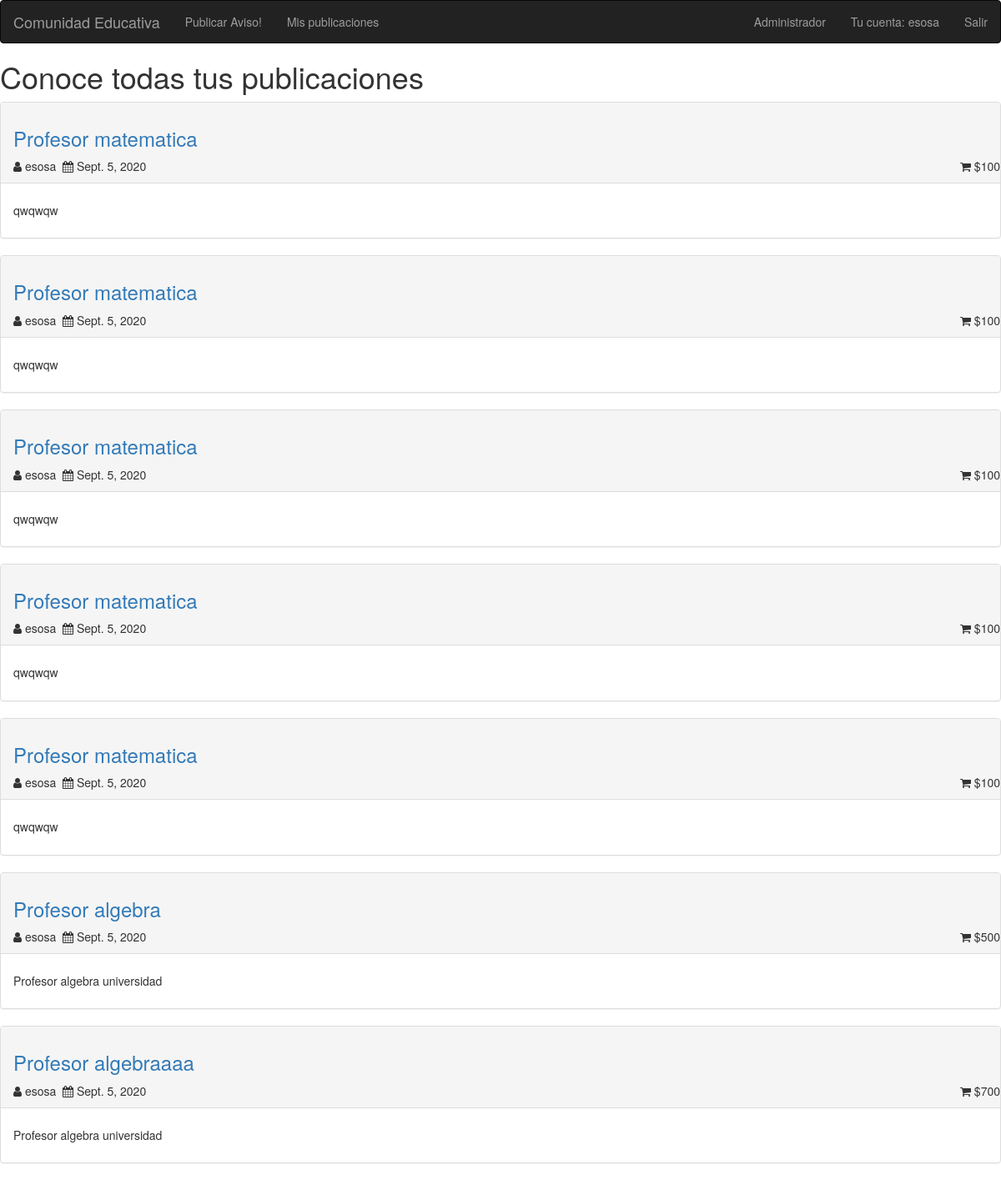
Screenshot of /mispublicaciones/ (signed in) with the database file from the repository.
### Sitio/models.py (models this page shows, shortened)
class Publicacion(models.Model):
    tipoPublicacion = (
        ('Primario', 'Primario'),
        ('Secundario','Secundario'),
        ('Universitarios','Universitarios'),
    )
    estadoPublicacion = (
        ('Publicado','Publicado'),
        ('Borrador','Borrador'),
        ('Denunciado','Denunciado'),
        ('Eliminado','Eliminado'),
    )
    idPublicacion = models.AutoField(primary_key= True)
    idUsuarioPublicacion = models.ForeignKey(settings.AUTH_USER_MODEL, on_delete=models.CASCADE)
    tituloPublicacion = models.CharField(blank=False, max_length = 50)
    tipoPublicacion = models.CharField(choices=tipoPublicacion, null=True, blank=True,max_length = 50)
    estadoPublicacion = models.CharField(choices=estadoPublicacion, null=True, blank=True,max_length = 50)
    Contenido = models.TextField(blank=False)
    precio = models.TextField(blank=False)
    FechaPublicacion = models.DateField(("Date"), auto_now=True, editable = False)
    FechaBajaPublicacion = models.DateField(default= None, editable = False,null = True)
    FechaModificacionPublicacion = models.DateField(default = None, editable = False, null = True)

### Sitio/views.py (the view)
# urls.py: url('mispublicaciones/', views.mispublicaciones, name='mispublicaciones'),
def mispublicaciones(request):
	_usuario = request.user.id
	mispublicaciones = Publicacion.objects.all().filter(idUsuarioPublicacion = _usuario)
	return render(request, 'mispublicaciones.html', {'mispublicaciones': mispublicaciones})

### templates/mispublicaciones.html (shortened to what this page needs)
{% extends 'base.html'%}
{% block content %}
<head>
</head>
<body>
	<div>
		<h1>Conoce todas tus publicaciones</h1>
	</div>
	<div>
			{% for publicaciones in mispublicaciones %}
			<div class="panel panel-default">
   			<div class="panel-heading"><a href="{% url 'verpublicacion' pk=publicaciones.idPublicacion %}"><h3>{{ publicaciones.tituloPublicacion }}</h3></a>
   				<ul class="nav navbar-nav navbar-left">
       				<li class="mseccion"><i class="fa fa-user"></i> {{ publicaciones.idUsuarioPublicacion.username }}
		            </li>
		            <li class="mseccion">&nbsp&nbsp</li>
		            <li class="mseccion"><i class="fa fa-calendar"></i> {{ publicaciones.FechaPublicacion }}</li>
		        </ul>
		        <ul class="nav navbar-nav navbar-right">
		            <li class="mseccion"><i class="fa fa-shopping-cart"></i> ${{ publicaciones.precio }}</li>
		        </ul>
		        <br>
	        </div>
           	<div class="panel-body">
            	<h5>{{ publicaciones.Contenido }}</h5>
            </div>
        </div>
			{% endfor %}
	</div>
</body>
{% endblock %}

### templates/base.html (shortened to what this page needs)
<html>
<head>
    <link rel="stylesheet" href="https://maxcdn.bootstrapcdn.com/bootstrap/3.3.7/css/bootstrap.min.css">
    <link rel="stylesheet" href="https://cdnjs.cloudflare.com/ajax/libs/font-awesome/4.7.0/css/font-awesome.min.css">
</head>
<body>
    <nav class="navbar navbar-inverse" role="navigation" >
        <a class="navbar-brand page-scroll" href="/portada">Comunidad Educativa</a>
        <div class="navbar-collapse collapse">
            <ul class="nav navbar-nav navbar-left">
                <li><a href="/nuevapublicacion" class="nav-link">Publicar Aviso!</a></li >
                {% if request.user.is_authenticated %}
                    <li><a href="/mispublicaciones/{{id}}" class="nav-link">Mis publicaciones</a></li>
                {% endif %}
            </ul>
            <ul class="nav navbar-nav navbar-right">
                {% if request.user.is_authenticated %}
                    {% if request.user.is_superuser%}
                        <li><a href="/admin/auth/user" class="nav-link">Administrador</a></li>
                        <li><a href="/editarusuario/" class="nav-link">Tu cuenta: {{request.user.username}}</a></li>
                    <li><a href="/logout/" class="nav-link">Salir</a></li>
                    {% else %}
                        <li><a href="/editarusuario/" class="nav-link">Tu cuenta: {{request.user.username}}</a></li>
                        <li><a href="/logout/" class="nav-link">Salir</a></li>
                    {% endif %}
                {% else %}
                    <li><a href="/login/" class="nav-link">Ingresar</a></li>
                    <li><a href="/registrar/" class="nav-link">Registrarse</a></li>
                {% endif %}
            </ul>
        </div>
    </nav>
    {% block content %}
    {% endblock %}
</body>
</html>

### rows the page displays
Publicacion: tituloPublicacion "Profesor matematica", idUsuarioPublicacion.username "esosa", FechaPublicacion "Sept. 5, 2020", precio "100", Contenido "qwqwqw"
Publicacion: tituloPublicacion "Profesor matematica", idUsuarioPublicacion.username "esosa", FechaPublicacion "Sept. 5, 2020", precio "100", Contenido "qwqwqw"
Publicacion: tituloPublicacion "Profesor matematica", idUsuarioPublicacion.username "esosa", FechaPublicacion "Sept. 5, 2020", precio "100", Contenido "qwqwqw"
Publicacion: tituloPublicacion "Profesor matematica", idUsuarioPublicacion.username "esosa", FechaPublicacion "Sept. 5, 2020", precio "100", Contenido "qwqwqw"
Publicacion: tituloPublicacion "Profesor matematica", idUsuarioPublicacion.username "esosa", FechaPublicacion "Sept. 5, 2020", precio "100", Contenido "qwqwqw"
Publicacion: tituloPublicacion "Profesor algebra", idUsuarioPublicacion.username "esosa", FechaPublicacion "Sept. 5, 2020", precio "500", Contenido "Profesor algebra universidad"
Publicacion: tituloPublicacion "Profesor algebraaaa", idUsuarioPublicacion.username "esosa", FechaPublicacion "Sept. 5, 2020", precio "700", Contenido "Profesor algebra universidad"

### other values shown
{{ request.user.username }} "esosa"
